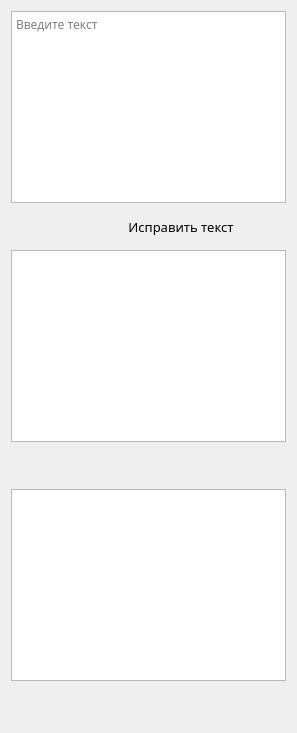
      <widget class="QWidget" name="page_2">
       <layout class="QVBoxLayout" name="verticalLayout_9">
        <item>
         <widget class="QTextEdit" name="inputYandex">
          <property name="font">
           <font>
            <family>Rubik</family>
            <bold>false</bold>
           </font>
          </property>
          <property name="styleSheet">
           <string notr="true"/>
          </property>
          <property name="placeholderText">
           <string>Введите текст</string>
          </property>
         </widget>
        </item>
        <item>
         <layout class="QHBoxLayout" name="horizontalLayout_7">
          <property name="spacing">
           <number>0</number>
          </property>
          <item>
           <widget class="QPushButton" name="paste1">
            <property name="sizePolicy">
             <sizepolicy hsizetype="MinimumExpanding" vsizetype="Fixed">
              <horstretch>0</horstretch>
              <verstretch>0</verstretch>
             </sizepolicy>
            </property>
            <property name="minimumSize">
             <size>
              <width>35</width>
              <height>35</height>
             </size>
            </property>
            <property name="maximumSize">
             <size>
              <width>35</width>
              <height>35</height>
             </size>
            </property>
            <property name="font">
             <font>
              <family>Calibri</family>
              <pointsize>10</pointsize>
             </font>
            </property>
            <property name="cursor">
             <cursorShape>PointingHandCursor</cursorShape>
            </property>
            <property name="styleSheet">
             <string notr="true">QPushButton {
    border: 0px solid transparent;
    border-radius: 0px;
    border-top-left-radius: 5px;
    border-bottom-left-radius: 5px;

}

</string>
            </property>
            <property name="text">
             <string/>
            </property>
            <property name="icon">
             <iconset>
              <normaloff>icons/dark/paste.png</normaloff>icons/dark/paste.png</iconset>
            </property>
            <property name="iconSize">
             <size>
              <width>24</width>
              <height>24</height>
             </size>
            </property>
           </widget>
          </item>
          <item>
           <widget class="QPushButton" name="copy1">
            <property name="sizePolicy">
             <sizepolicy hsizetype="MinimumExpanding" vsizetype="Fixed">
              <horstretch>0</horstretch>
              <verstretch>0</verstretch>
             </sizepolicy>
            </property>
            <property name="minimumSize">
             <size>
              <width>35</width>
              <height>35</height>
             </size>
            </property>
            <property name="maximumSize">
             <size>
              <width>35</width>
              <height>35</height>
             </size>
            </property>
            <property name="font">
             <font>
              <family>Calibri</family>
              <pointsize>10</pointsize>
             </font>
            </property>
            <property name="cursor">
             <cursorShape>PointingHandCursor</cursorShape>
            </property>
            <property name="styleSheet">
             <string notr="true">QPushButton {
    border: 0px solid transparent;
    border-radius: 0px;
}</string>
            </property>
            <property name="text">
             <string/>
            </property>
            <property name="icon">
             <iconset>
              <normaloff>icons/dark/copy.png</normaloff>icons/dark/copy.png</iconset>
            </property>
            <property name="iconSize">
             <size>
              <width>24</width>
              <height>24</height>
             </size>
            </property>
           </widget>
          </item>
          <item>
           <widget class="QPushButton" name="delete1">
            <property name="sizePolicy">
             <sizepolicy hsizetype="MinimumExpanding" vsizetype="Fixed">
              <horstretch>0</horstretch>
              <verstretch>0</verstretch>
             </sizepolicy>
            </property>
            <property name="minimumSize">
             <size>
              <width>35</width>
              <height>35</height>
             </size>
            </property>
            <property name="maximumSize">
             <size>
              <width>35</width>
              <height>35</height>
             </size>
            </property>
            <property name="font">
             <font>
              <family>Calibri</family>
              <pointsize>10</pointsize>
             </font>
            </property>
            <property name="cursor">
             <cursorShape>PointingHandCursor</cursorShape>
            </property>
            <property name="styleSheet">
             <string notr="true">QPushButton {
    border: 0px solid transparent;
    border-radius: 0px;
}</string>
            </property>
            <property name="text">
             <string/>
            </property>
            <property name="icon">
             <iconset>
              <normaloff>icons/dark/delete text.png</normaloff>icons/dark/delete text.png</iconset>
            </property>
            <property name="iconSize">
             <size>
              <width>24</width>
              <height>24</height>
             </size>
            </property>
           </widget>
          </item>
          <item>
           <widget class="QPushButton" name="checktext">
            <property name="sizePolicy">
             <sizepolicy hsizetype="MinimumExpanding" vsizetype="Fixed">
              <horstretch>0</horstretch>
              <verstretch>0</verstretch>
             </sizepolicy>
            </property>
            <property name="minimumSize">
             <size>
              <width>130</width>
              <height>35</height>
             </size>
            </property>
            <property name="maximumSize">
             <size>
              <width>130</width>
              <height>35</height>
             </size>
            </property>
            <property name="font">
             <font>
              <family>Rubik</family>
              <pointsize>10</pointsize>
              <bold>false</bold>
             </font>
            </property>
            <property name="cursor">
             <cursorShape>PointingHandCursor</cursorShape>
            </property>
            <property name="styleSheet">
             <string notr="true">QPushButton {
    border: 0px solid transparent;
    border-radius: 0px;
    border-top-right-radius: 5px;
    border-bottom-right-radius: 5px;
}</string>
            </property>
            <property name="text">
             <string>Исправить текст</string>
            </property>
           </widget>
          </item>
          <item>
           <spacer name="horizontalSpacer_8">
            <property name="orientation">
             <enum>Qt::Orientation::Horizontal</enum>
            </property>
            <property name="sizeHint" stdset="0">
             <size>
              <width>40</width>
              <height>20</height>
             </size>
            </property>
           </spacer>
          </item>
         </layout>
        </item>
        <item>
         <widget class="QTextEdit" name="outputYandex">
          <property name="font">
           <font>
            <family>Segoe UI Semibold</family>
            <pointsize>8</pointsize>
            <bold>true</bold>
           </font>
          </property>
          <property name="cursor" stdset="0">
           <cursorShape>ArrowCursor</cursorShape>
          </property>
          <property name="styleSheet">
           <string notr="true"/>
          </property>
          <property name="placeholderText">
           <string/>
          </property>
         </widget>
        </item>
        <item>
         <layout class="QHBoxLayout" name="horizontalLayout_8">
          <property name="spacing">
           <number>0</number>
          </property>
          <item>
           <widget class="QPushButton" name="copy2">
            <property name="sizePolicy">
             <sizepolicy hsizetype="MinimumExpanding" vsizetype="Fixed">
              <horstretch>0</horstretch>
              <verstretch>0</verstretch>
             </sizepolicy>
            </property>
            <property name="minimumSize">
             <size>
              <width>35</width>
              <height>35</height>
             </size>
            </property>
            <property name="maximumSize">
             <size>
              <width>35</width>
              <height>35</height>
             </size>
            </property>
            <property name="font">
             <font>
              <family>Calibri</family>
              <pointsize>10</pointsize>
             </font>
            </property>
            <property name="cursor">
             <cursorShape>PointingHandCursor</cursorShape>
            </property>
            <property name="styleSheet">
             <string notr="true">QPushButton {
    border: 0px solid transparent;
    border-radius: 0px;
    border-top-left-radius: 5px;
    border-bottom-left-radius: 5px;


}</string>
            </property>
            <property name="text">
             <string/>
            </property>
            <property name="icon">
             <iconset>
              <normaloff>icons/dark/paste.png</normaloff>icons/dark/paste.png</iconset>
            </property>
            <property name="iconSize">
             <size>
              <width>24</width>
              <height>24</height>
             </size>
            </property>
           </widget>
          </item>
          <item>
           <widget class="QPushButton" name="delete2">
            <property name="sizePolicy">
             <sizepolicy hsizetype="MinimumExpanding" vsizetype="Fixed">
              <horstretch>0</horstretch>
              <verstretch>0</verstretch>
             </sizepolicy>
            </property>
            <property name="minimumSize">
             <size>
              <width>35</width>
              <height>35</height>
             </size>
            </property>
            <property name="maximumSize">
             <size>
              <width>35</width>
              <height>35</height>
             </size>
            </property>
            <property name="font">
             <font>
              <family>Calibri</family>
              <pointsize>10</pointsize>
             </font>
            </property>
            <property name="cursor">
             <cursorShape>PointingHandCursor</cursorShape>
            </property>
            <property name="styleSheet">
             <string notr="true">QPushButton {
    border: 0px solid transparent;
    border-radius: 0px;
    border-top-right-radius: 5px;
    border-bottom-right-radius: 5px;
}</string>
            </property>
            <property name="text">
             <string/>
            </property>
            <property name="icon">
             <iconset>
              <normaloff>icons/dark/delete text.png</normaloff>icons/dark/delete text.png</iconset>
            </property>
            <property name="iconSize">
             <size>
              <width>24</width>
              <height>24</height>
             </size>
            </property>
           </widget>
          </item>
          <item>
           <spacer name="horizontalSpacer_9">
            <property name="orientation">
             <enum>Qt::Orientation::Horizontal</enum>
            </property>
            <property name="sizeHint" stdset="0">
             <size>
              <width>40</width>
              <height>20</height>
             </size>
            </property>
           </spacer>
          </item>
         </layout>
        </item>
        <item>
         <widget class="QTextEdit" name="errorlog">
          <property name="font">
           <font>
            <family>Consolas</family>
           </font>
          </property>
          <property name="cursor" stdset="0">
           <cursorShape>ArrowCursor</cursorShape>
          </property>
          <property name="styleSheet">
           <string notr="true"/>
          </property>
         </widget>
        </item>
        <item>
         <layout class="QHBoxLayout" name="horizontalLayout_9">
          <property name="spacing">
           <number>0</number>
          </property>
          <item>
           <widget class="QPushButton" name="errorcopy">
            <property name="sizePolicy">
             <sizepolicy hsizetype="MinimumExpanding" vsizetype="Fixed">
              <horstretch>0</horstretch>
              <verstretch>0</verstretch>
             </sizepolicy>
            </property>
            <property name="minimumSize">
             <size>
              <width>35</width>
              <height>35</height>
             </size>
            </property>
            <property name="maximumSize">
             <size>
              <width>35</width>
              <height>35</height>
             </size>
            </property>
            <property name="font">
             <font>
              <family>Leelawadee</family>
              <pointsize>10</pointsize>
              <bold>true</bold>
             </font>
            </property>
            <property name="cursor">
             <cursorShape>PointingHandCursor</cursorShape>
            </property>
            <property name="styleSheet">
             <string notr="true">QPushButton {
    border: 0px solid transparent;
    border-radius: 0px;
    border-top-left-radius: 5px;
    border-bottom-left-radius: 5px;
}</string>
            </property>
            <property name="text">
             <string/>
            </property>
            <property name="icon">
             <iconset>
              <normaloff>icons/dark/paste.png</normaloff>icons/dark/paste.png</iconset>
            </property>
            <property name="iconSize">
             <size>
              <width>24</width>
              <height>24</height>
             </size>
            </property>
           </widget>
          </item>
          <item>
           <widget class="QPushButton" name="deleteerrors">
            <property name="sizePolicy">
             <sizepolicy hsizetype="MinimumExpanding" vsizetype="Fixed">
              <horstretch>0</horstretch>
              <verstretch>0</verstretch>
             </sizepolicy>
            </property>
            <property name="minimumSize">
             <size>
              <width>35</width>
              <height>35</height>
             </size>
            </property>
            <property name="maximumSize">
             <size>
              <width>35</width>
              <height>35</height>
             </size>
            </property>
            <property name="font">
             <font>
              <family>Leelawadee</family>
              <pointsize>10</pointsize>
              <bold>true</bold>
             </font>
            </property>
            <property name="cursor">
             <cursorShape>PointingHandCursor</cursorShape>
            </property>
            <property name="styleSheet">
             <string notr="true">QPushButton {
    border: 0px solid transparent;
    border-radius: 0px;
    border-top-right-radius: 5px;
    border-bottom-right-radius: 5px;
}</string>
            </property>
            <property name="text">
             <string/>
            </property>
            <property name="icon">
             <iconset>
              <normaloff>icons/dark/delete text.png</normaloff>icons/dark/delete text.png</iconset>
            </property>
            <property name="iconSize">
             <size>
              <width>24</width>
              <height>24</height>
             </size>
            </property>
           </widget>
          </item>
          <item>
           <spacer name="horizontalSpacer_10">
            <property name="orientation">
             <enum>Qt::Orientation::Horizontal</enum>
            </property>
            <property name="sizeHint" stdset="0">
             <size>
              <width>40</width>
              <height>20</height>
             </size>
            </property>
           </spacer>
          </item>
         </layout>
        </item>
       </layout>
      </widget>
